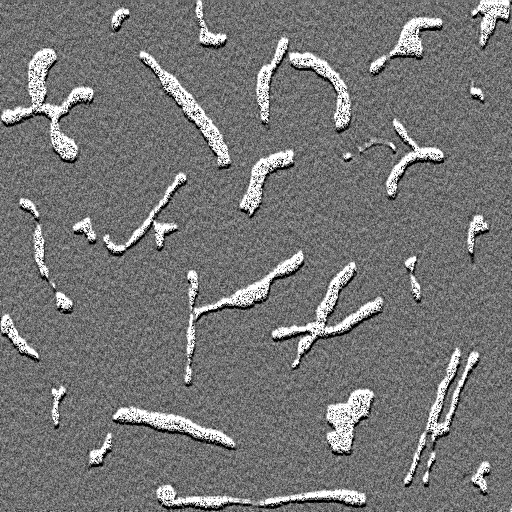
#> input picture Imagens/blobs.tif, 512 x 512 px, found by its file name
$ python gauss.py
#> lines starting #> are read from the running program, lines starting #| are printed output that depends on the picture; after the words box and inside, x2 and y2 are one past the last pixel; in counts of white or black regions, pixels touching at a corner belong together; long printed decimals are rounded
### Histogram_Class.py
import numpy as np
from matplotlib import pyplot as plt
import cv2

class Histograma:
    def __init__(self):
        pass

    def exibe_histograma(self,img,titulo = "Histograma"):
        hist, bins = np.histogram(img.flatten(), 256, [0, 256])  # calculando histograma

        aculmulada = hist.cumsum()
        aculmulada_normalized = aculmulada * hist.max() / aculmulada.max()

        # plt.plot(aculmulada_normalized, color = 'b')#linha  no grafico
        plt.hist(img.flatten(), 256, [0, 256], color='r')
        plt.xlim([0, 256])
        plt.title(titulo)
        plt.legend(('Frequencia dos Pixels', ''), loc='upper left')
        plt.savefig(titulo+'.png', format="PNG")
        plt.show()

    # [16 lines left out: function exibe_histogramaC, not called in this run]

    def retorna_acumlada(self,img):
        h = np.histogram(img.flatten(), 256, [0, 256])  # calculando histograma
        return h[0]

    # [5 lines left out: function retorna_frequenciaC, not called in this run]

### gauss.py
import cv2
from Histogram_Class import Histograma as hist

img_ruidosa = cv2.imread('blobs.tif',0) # Lendo imagem ruidosa
#> img_ruidosa is the input picture: shape (512, 512); min 0, max 255, mean 118.3
img_pintada = cv2.imread('blobs2.tif',0) # Lendo imagem pintada no Gimp
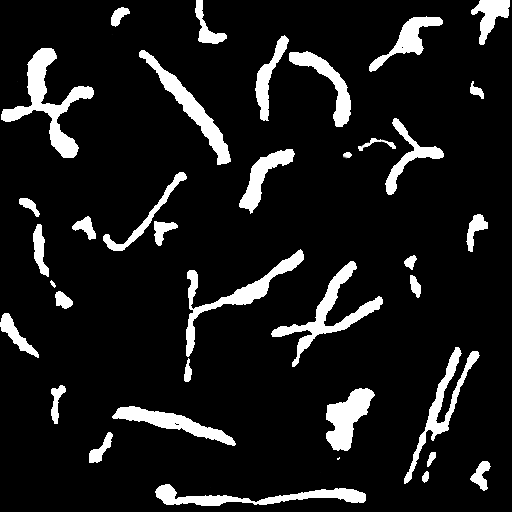
#> input picture Imagens/blobs2.tif, 512 x 512 px, found by its file name
#> img_pintada is the input picture: shape (512, 512); min 0, max 255, mean 26.4
hist.exibe_histograma(hist,img_ruidosa,"Imagem com Ruído")
#> in exibe_histograma, `hist, bins = np.histogram(img.flatten(), 256, [0, 256])`: hist = 256 values, max 10113 at index 255, min 48 at index 1, mean 1024; bins = 257 values from 0 to 256
#> in exibe_histograma, `aculmulada = hist.cumsum()`: aculmulada = 256 values from 2916 to 262144
#> in exibe_histograma, `aculmulada_normalized = aculmulada * hist.max() / aculmulada.max()`: aculmulada_normalized = 256 values from 112.5 to 10113
#> in exibe_histograma, `plt.savefig(titulo+'.png', format="PNG")`:
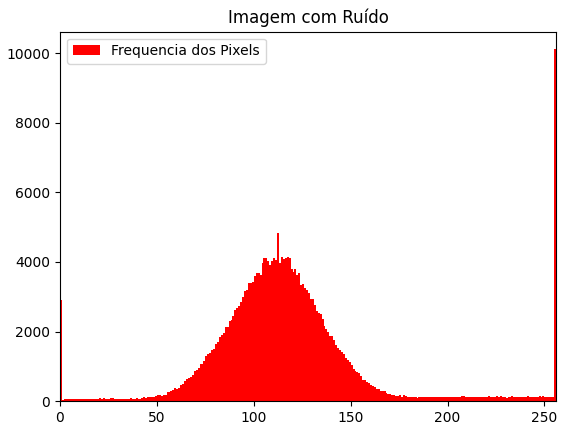
#> figure drawn by matplotlib, 1 panel; tallest bar 10113 high, from x = 255 to 256

img_gaussBlur = cv2.medianBlur(img_ruidosa,5) # aplicando filtro gausiano na imagem
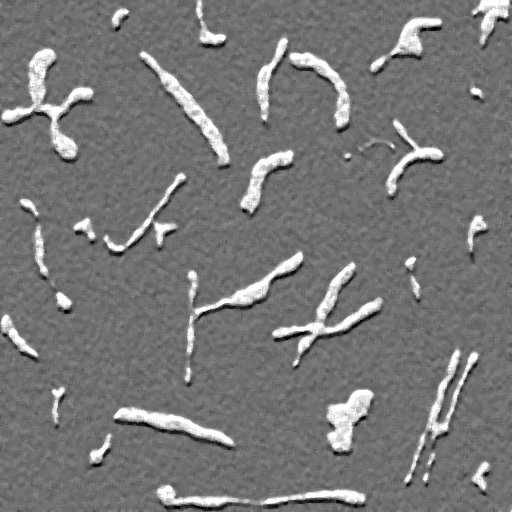
#> img_gaussBlur: shape (512, 512); min 0, max 255, mean 119.6
#cv2.imwrite("final_gaussBlur.png",img_gaussBlur,[16,0])#Salvando a imagem
hist.exibe_histograma(hist,img_gaussBlur,"Imagem sem Ruído (GaussianBlur)")
#> call 2 of exibe_histograma, with titulo = 'Imagem sem Ruído (GaussianBlur)'
#> in exibe_histograma (call 2), `hist, bins = np.histogram(img.flatten(), 256, [0, 256])`: hist = 256 values, max 14998 at index 112, min 6 at index 3, mean 1024
#> in exibe_histograma (call 2), `aculmulada = hist.cumsum()`: aculmulada = 256 values from 109 to 262144
#> in exibe_histograma (call 2), `aculmulada_normalized = aculmulada * hist.max() / aculmulada.max()`: aculmulada_normalized = 256 values from 6.24 to 14998
#> in exibe_histograma (call 2), `plt.savefig(titulo+'.png', format="PNG")`:
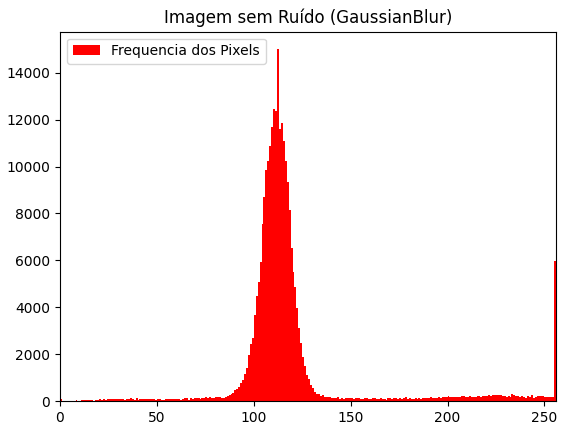
#> figure drawn by matplotlib, 1 panel; tallest bar 14998 high, from x = 112 to 113

ret,img_limiarizada = cv2.threshold(img_gaussBlur,140,255,cv2.THRESH_BINARY) #limiarizando a imagem
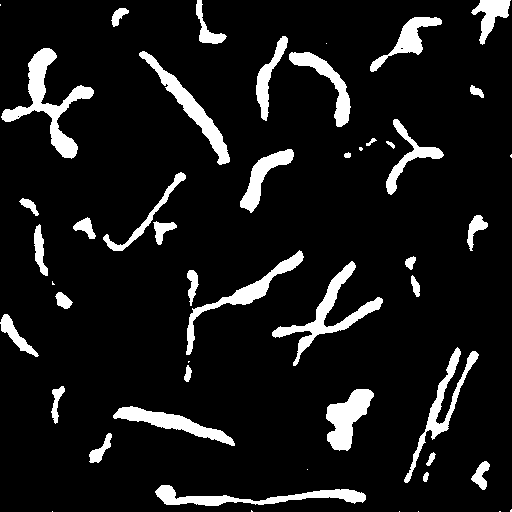
#> img_limiarizada: shape (512, 512); 9.5% white; 50 white regions (13 under 20 px), largest, box (x1, y1, x2, y2) and area: (1, 48, 94, 159) 2512, (272, 261, 383, 366) 2013, (139, 51, 230, 165) 1713
#cv2.imwrite("final_limiarizada1.png",img_limiarizada,[16,0])#Salvando a imagem

result = img_pintada - img_limiarizada # subtraindo imagem pintada com o resultado da limiarização
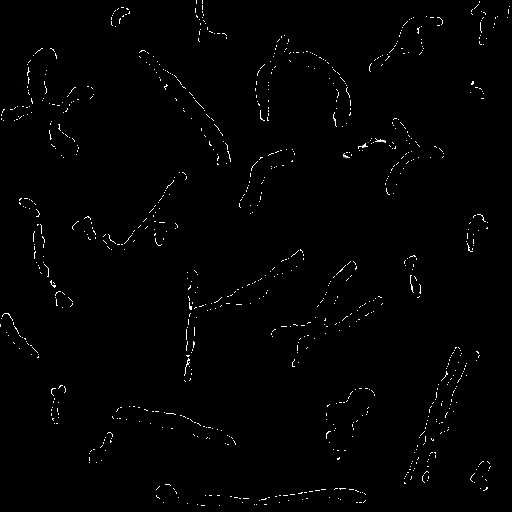
#> result: shape (512, 512); min 0, max 255, mean 2.4
cv2.imwrite("final_diferencaMedian.png",result,[16,0])#Salvando a imagem

x,y = result.shape[0],result.shape[1] #pegando largura e altura da imagem
#> x = 512; y = 512
cont = 0 #inicializando o contador

for i in range(x):
    for j in range(y):
        if result[i][j] != 0:
            cont += 1
            result[i][j] = 255
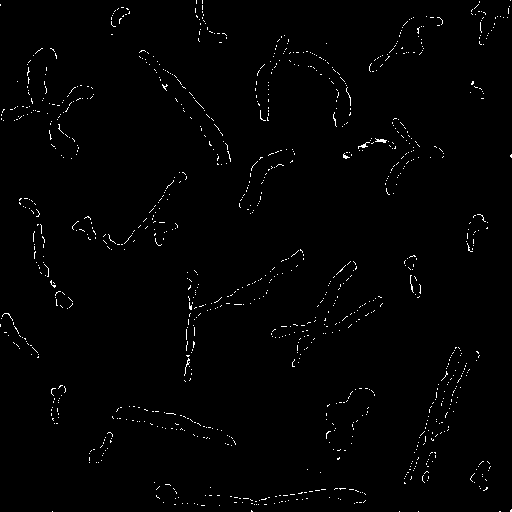
#> result: shape (512, 512); 1.1% white in thin lines or dots
#> after the loop, cont = 2824

print("Pixels Errados:",cont)
#| Pixels Errados: 2824
print("Tamanho da Imagem",x*y)
#| Tamanho da Imagem 262144
print("Porcentagem de acerto",(1 - (cont/(x*y)))*100,"%")
#| Porcentagem de acerto 98.923 %
